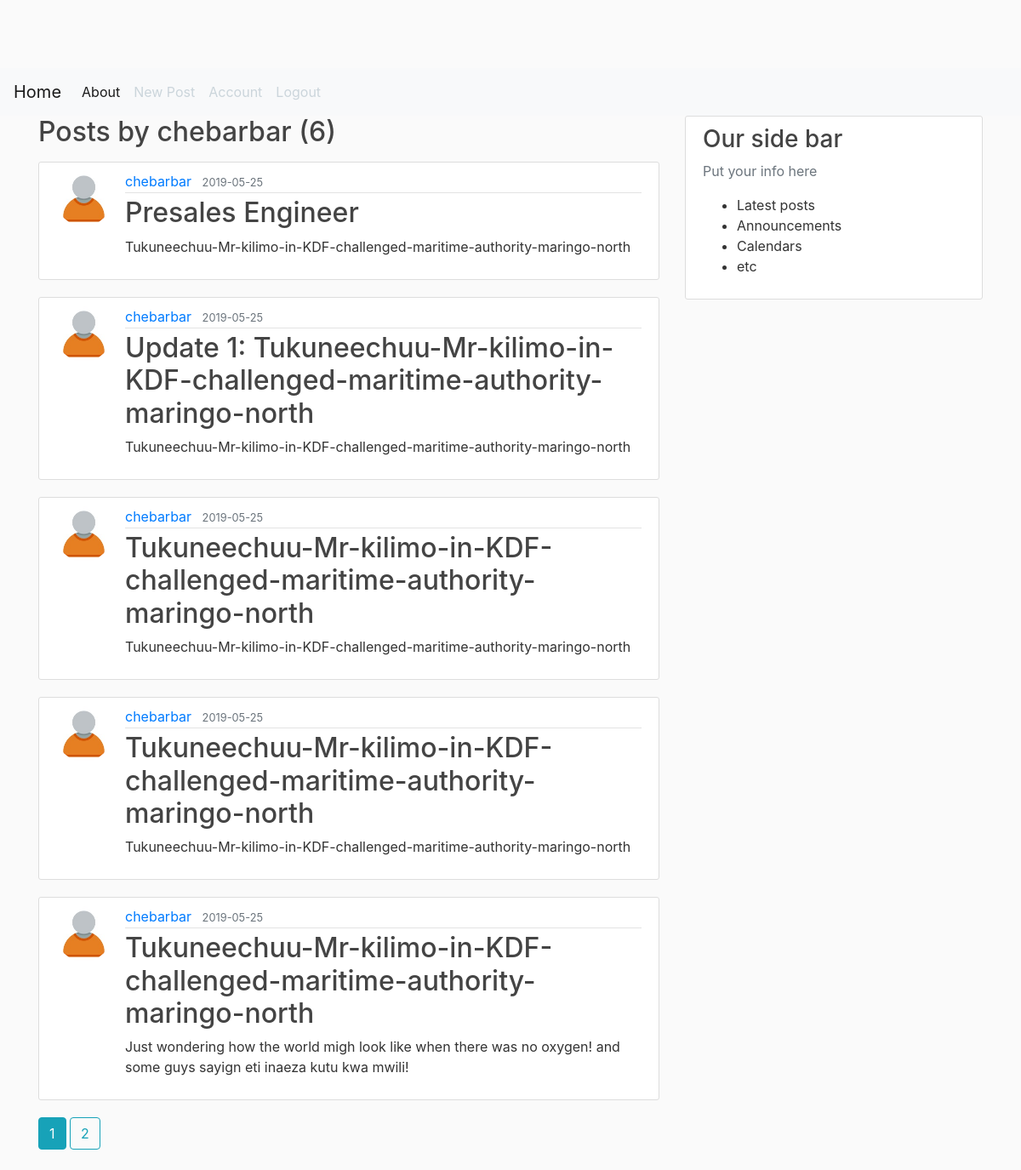
Page /user/chebarbar (signed in) on the committed database.
### flaskblog/models.py (models this page shows, shortened)
class User(db.Model, UserMixin):
    id=db.Column(db.Integer, primary_key=True)
    username = db.Column(db.String(50), unique=True, nullable=False)
    email = db.Column(db.String(120), unique=True, nullable=False)
    image_file = db.Column(db.String(20), nullable=False, default='default.jpg')
    password = db.Column(db.String(60), nullable=False)
    posts= db.relationship('Post', backref='author', lazy=True)

class Post(db.Model):
    id=db.Column(db.Integer, primary_key=True)
    title = db.Column(db.String(100), nullable=False)
    date_posted = db.Column(db.DateTime, nullable=False, default=datetime.utcnow)
    content= db.Column(db.Text, nullable=False)
    user_id=db.Column(db.Integer, db.ForeignKey('user.id'), nullable=False)

### flaskblog/users/routes.py (the view)
@users.route("/user/<string:username>")
def user_posts(username):
    page = request.args.get('page', 1, type= int)
    user = User.query.filter_by(username=username).first_or_404()
    posts = Post.query.filter_by(author=user).order_by(Post.date_posted.desc()).paginate(page=page, per_page=5)
    return  render_template('user_posts.html', posts=posts, user = user)

### flaskblog/models.py (called while the page is built)
@login_manager.user_loader
def load_user(user_id):
    return User.query.get(int(user_id))

### flaskblog/templates/user_posts.html
{% extends "layout.html" %}
{% block content %}
<h2 class="mb-3"> Posts by {{ user.username}} ({{ posts.total }})</h2>
    {% for post in posts.items %}
        <article class="media content-section">
            <img class="rounded-circle article-img" src="{{ url_for('static', filename='profpics/' + post.author.image_file ) }}" >
            <div class="well media-body">
                <div class="article-metadata">
                    <a class="mr-2" href="{{ url_for('users.user_posts', username=post.author.username) }}">{{ post.author.username }}</a>
                    <small class="text-muted">{{ post.date_posted.strftime('%Y-%m-%d') }}</small>
                </div>
                <h2 ><a class="article-title" href="{{ url_for('posts.post', post_id= post.id) }}">{{ post.title }}</a></h2>
                <p class="article-content">{{ post.content }}</p>
            </div>
        </article>
    {% endfor %}
    {% for page_num in posts.iter_pages(left_edge=1, right_edge=1, left_current=1, right_current=2,) %}
        {% if page_num %}
            {% if posts.page ==page_num %}
                <a class="btn btn-info mb-4" href="{{ url_for('users.user_posts', username = user.username, page= page_num) }}">{{ page_num }}</a>
                {% else %}
                <a class="btn btn-outline-info mb-4" href="{{ url_for('users.user_posts', username = user.username, page= page_num) }}">{{ page_num }}</a>
            {% endif %}
        {% else %}
            ...
        {% endif %}
    {% endfor %}
{% endblock content %}

### flaskblog/static/main.css (style rules this page uses)
body { background: #fafafa; color: #333333; margin-top: 5rem; }
h1, h2, h3, h4, h5, h6 { color: #444444; }
.content-section { background: #ffffff; padding: 10px 20px; border: 1px solid #dddddd; border-radius: 3px; margin-bottom: 20px; }
.article-title { color: #444444; }
.article-content { white-space: pre-line; }
.article-img { height: 65px; width: 65px; margin-right: 16px; }
.article-metadata { padding-bottom: 1px; margin-bottom: 4px; border-bottom: 1px solid #e3e3e3 }

### rows in the picture
User: username "chebarbar"
Post: image_file (placeholder picture), author.username "chebarbar", date_posted "2019-05-25", title "Presales Engineer", content "Tukuneechuu-Mr-kilimo-in-KDF-challenged-maritime-authority-maringo-north"
Post: image_file (placeholder picture), author.username "chebarbar", date_posted "2019-05-25", title "Update 1: Tukuneechuu-Mr-kilimo-in-KDF-challenged-maritime-authority-maringo-north", content "Tukuneechuu-Mr-kilimo-in-KDF-challenged-maritime-authority-maringo-north"
Post: image_file (placeholder picture), author.username "chebarbar", date_posted "2019-05-25", title "Tukuneechuu-Mr-kilimo-in-KDF-challenged-maritime-authority-maringo-north", content "Tukuneechuu-Mr-kilimo-in-KDF-challenged-maritime-authority-maringo-north"
Post: image_file (placeholder picture), author.username "chebarbar", date_posted "2019-05-25", title "Tukuneechuu-Mr-kilimo-in-KDF-challenged-maritime-authority-maringo-north", content "Tukuneechuu-Mr-kilimo-in-KDF-challenged-maritime-authority-maringo-north"
Post: image_file (placeholder picture), author.username "chebarbar", date_posted "2019-05-25", title "Tukuneechuu-Mr-kilimo-in-KDF-challenged-maritime-authority-maringo-north", content "Just wondering how the world migh look like when there was no oxygen! and some guys sayign eti inaeza kutu kwa mwili!"

### other values in the picture
{{ posts.total }} "6"
{{ page_num }} "1"
{{ page_num }} "2"
